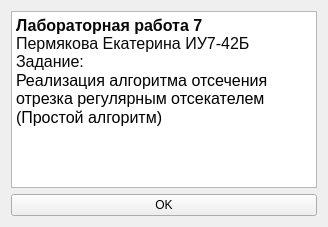
<?xml version="1.0" encoding="UTF-8"?>
<ui version="4.0">
 <class>Form</class>
 <widget class="QWidget" name="Form">
  <property name="geometry">
   <rect>
    <x>0</x>
    <y>0</y>
    <width>328</width>
    <height>227</height>
   </rect>
  </property>
  <property name="windowTitle">
   <string>Form</string>
  </property>
  <layout class="QVBoxLayout" name="verticalLayout">
   <item>
    <widget class="QTextEdit" name="textEdit">
     <property name="html">
      <string>&lt;!DOCTYPE HTML PUBLIC &quot;-//W3C//DTD HTML 4.0//EN&quot; &quot;http://www.w3.org/TR/REC-html40/strict.dtd&quot;&gt;
&lt;html&gt;&lt;head&gt;&lt;meta name=&quot;qrichtext&quot; content=&quot;1&quot; /&gt;&lt;style type=&quot;text/css&quot;&gt;
p, li { white-space: pre-wrap; }
&lt;/style&gt;&lt;/head&gt;&lt;body style=&quot; font-family:'MS Shell Dlg 2'; font-size:7.875pt; font-weight:400; font-style:normal;&quot;&gt;
&lt;p align=&quot;justify&quot; style=&quot; margin-top:0px; margin-bottom:0px; margin-left:0px; margin-right:0px; -qt-block-indent:0; text-indent:0px; background-color:#ffffff;&quot;&gt;&lt;span style=&quot; font-family:'JetBrains Mono','monospace'; font-size:12pt; font-weight:600; color:#080808; background-color:#ffffff;&quot;&gt;Лабораторная работа 7&lt;/span&gt;&lt;span style=&quot; font-family:'JetBrains Mono','monospace'; font-size:12pt; color:#080808;&quot;&gt;&lt;br /&gt;Пермякова Екатерина ИУ7-42Б&lt;br /&gt;Задание:&lt;/span&gt;&lt;/p&gt;
&lt;p style=&quot; margin-top:0px; margin-bottom:0px; margin-left:0px; margin-right:0px; -qt-block-indent:0; text-indent:0px;&quot;&gt;&lt;span style=&quot; font-size:12pt;&quot;&gt;Реализация алгоритма отсечения отрезка регулярным отсекателем&lt;/span&gt;&lt;/p&gt;
&lt;p style=&quot; margin-top:0px; margin-bottom:0px; margin-left:0px; margin-right:0px; -qt-block-indent:0; text-indent:0px;&quot;&gt;&lt;span style=&quot; font-size:12pt;&quot;&gt;(Простой алгоритм)&lt;/span&gt;&lt;/p&gt;&lt;/body&gt;&lt;/html&gt;</string>
     </property>
    </widget>
   </item>
   <item>
    <widget class="QPushButton" name="ok_pbtn">
     <property name="text">
      <string>OK</string>
     </property>
    </widget>
   </item>
  </layout>
 </widget>
 <resources/>
 <connections/>
</ui>
